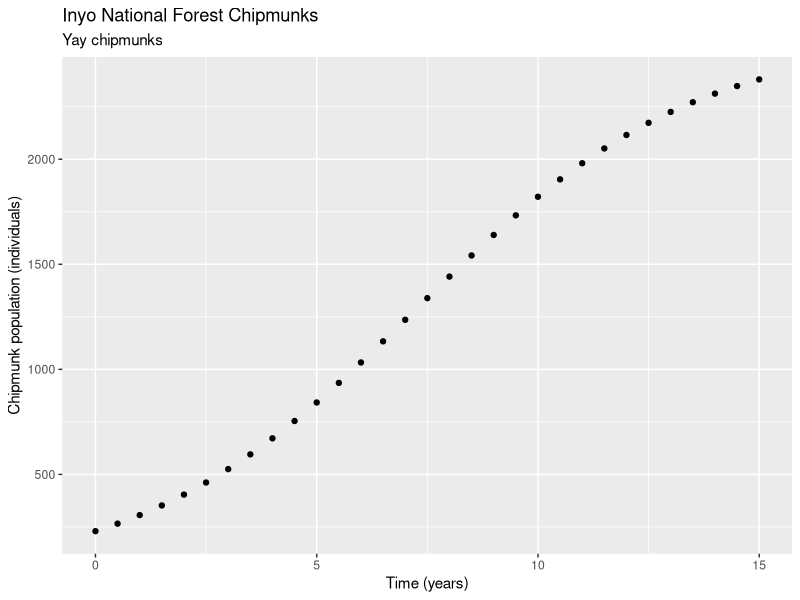

The R script that drew this image:
## ---- chunk 1
knitr::opts_chunk$set(echo = TRUE)

library(tidyverse)
## ---- chunk 2
# Examples of logarithms (used hashtag for comments)

log(4)

# Example of exponents

exp(5)

log(exp(1))
## ---- chunk 3
# A sequence from 1 to 20, by increments of 1

ex_1 <- seq(from = 1, to = 20, by = 1)
# vector from 0 to 40 by increments of 0.2
ex_2 <- seq(from = 0, to = 40, by = 0.2)
#vector from 1 to 5000 by increments of 10
ex_3 <- seq(from = 1, to = 5000, by = 10)
## ---- chunk 4
pop_logistic <- function(capacity, initial_pop, rate, time_yr) {
  
  capacity/(1 + ((capacity - initial_pop) / initial_pop) * exp(-rate * time_yr))
  
}
pop_logistic(capacity = 2580, initial_pop = 230, rate = 0.32, time_yr = 2.4)
  
# use squigle brackets { } when defining a function
## ---- chunk 5
time_vec <- seq(from = 0, to = 15, by = 0.5) 

## ---- chunk 6
chipmunk_pop <- pop_logistic(capacity = 2580, initial_pop = 230, rate = 0.32, time_yr = time_vec)
## ---- chunk 7

chipmunk_df <- data.frame(time_vec, chipmunk_pop)

chipmunk_df  #call the data frame
## ---- chunk 8

ggplot(data = chipmunk_df, aes(x = time_vec, y = chipmunk_pop)) + 
  geom_point() +
  labs(x = "Time (years)",
      y = "Chipmunk population (individuals)",
      title = "Inyo National Forest Chipmunks",
      subtitle = "Yay chipmunks")
  #add axis labels and units with labs
